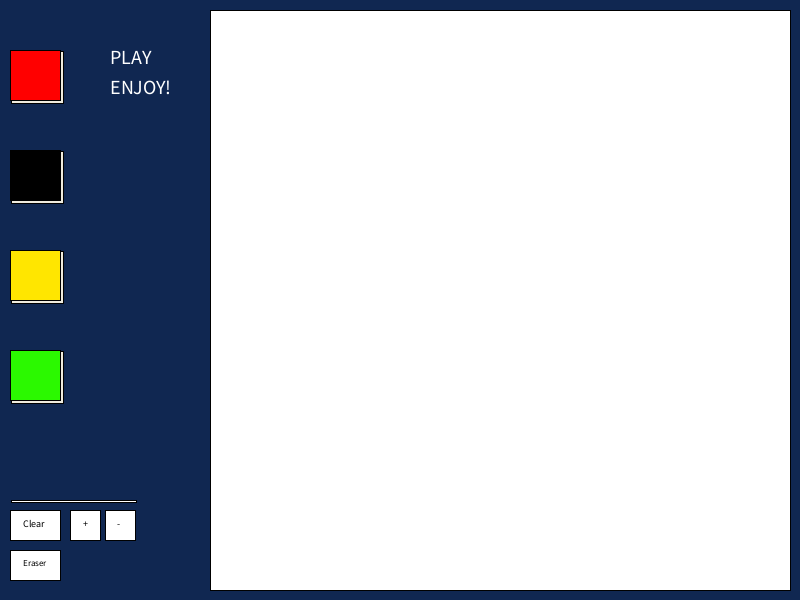
Frame 1 (no input)
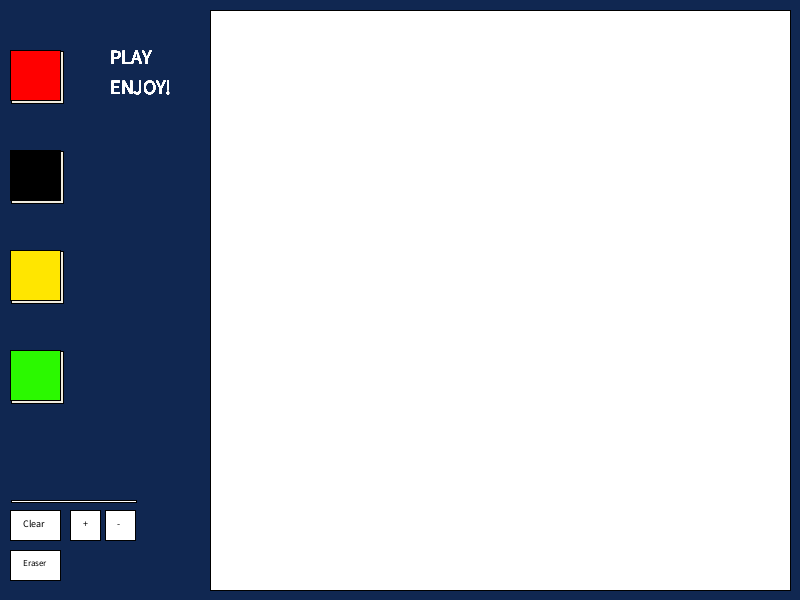
Frame 60 (the mouse pressed at the canvas centre just before this capture)
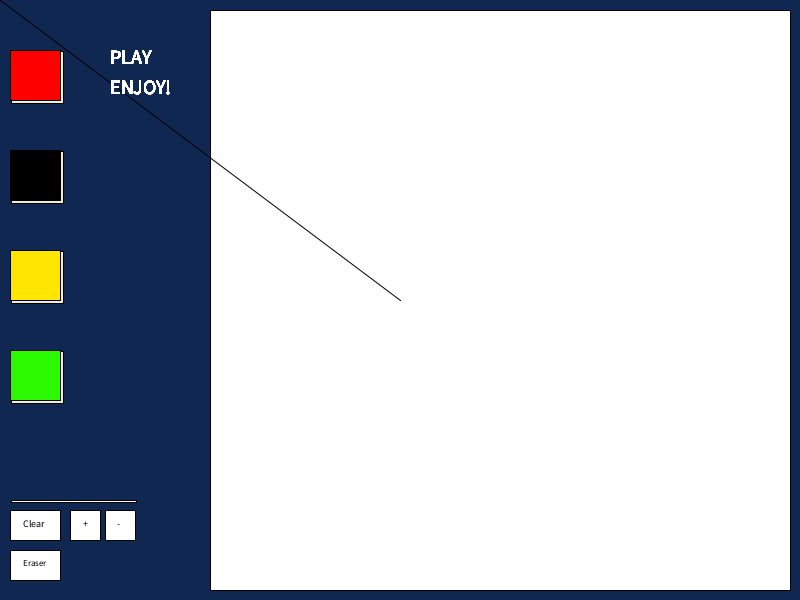
Frame 120 (the mouse held since frame 60 and released just before this capture)

The Processing sketch that drew these frames (run headless with seeded random() and noise(); from frame 60 on, the mouse is pressed at the canvas centre):

// Processing sketch: processing_162334
// ── processing_162334.pde

color paintColor = color(0, 0, 0);
int paintWidth = 1;

void setup() {
  size(800, 600);
  background(16,39,81);
  
  //drawing space

  fill(255);
  rect(210,10,580,580);
  stroke(0,0,0);

}
  
void draw() {
  
  strokeWeight(1);
  stroke(0);
  //red button
  fill(239,235,222);
  rect (11,51,52,52);
  fill(255,0,0);
  rect (10,50,50,50);
   
  //black button
  fill(239,235,222);
  rect (11,151,52,52);
  fill(0,0,0);
  rect(10,150,50,50);
  
  //yellow button
  fill(239,235,222);
  rect (11,251,52,52);
  fill(255,230,0);
  rect(10, 250, 50, 50);
  
  //green button
  fill(239, 235, 222);
  rect (11,351,52,52);
  fill(43,249,0);
  rect(10, 350, 50, 50);
  
  //WHite line
  fill(255);
  rect (11,500,125,2);
  
  
  
  //clear screen button
  fill(255);
  rect(10, 510, 50, 30);
  
  //fat line button
  rect(70, 510, 30, 30);
  
  //skinny line button
  rect(105, 510, 30, 30);
  
  //eraser
  rect(10, 550, 50, 30);

  fill(0);
  textSize(10);
  text("Clear", 23, 520, 25, 25);
  text("+", 83, 520, 25, 25);
  text("-", 117, 520, 25, 25);
  textSize(9);
  text("Eraser", 23, 560, 30, 30);
  
  fill(255);
  textSize(20);
  text("PLAY", 110, 50, 100, 100);
  text("ENJOY!", 110, 80, 100, 100);

   
    
  //this is my interactive section
  if(mousePressed == true) {
      
    if(mouseX < 60 && mouseX > 10 && mouseY < 100 && mouseY > 50) {
      paintColor = color(255, 0, 0);
    }
    if(mouseX < 60 && mouseX > 10 && mouseY <200 && mouseY >150){
      paintColor = color(0, 0, 0);
    }
    if(mouseX < 60 && mouseX >10 && mouseY <300 && mouseY >250){
      paintColor = color(255, 230, 0);
    }
    if(mouseX < 60 && mouseX >10 && mouseY <400 && mouseY >350){
      paintColor = color(43, 249, 0);
    }
    
    //clear Box
    if(mouseX < 60 && mouseX >10 && mouseY <540 && mouseY >510){
      fill(255);
      stroke(255);
      rect(210,10,580,580);

    }
    
    // Brush Size
    if(mouseX < 100 && mouseX >70 && mouseY <540 && mouseY >30 && paintWidth < 20){
      paintWidth++;
    }
    
    if(mouseX < 145 && mouseX >105 && mouseY <540 && mouseY >30 && paintWidth > 1){
      paintWidth--;
    }
    
    //Erase
     if(mouseX < 60 && mouseX >10 && mouseY <580 && mouseY >550){
      paintColor = color(255);
      paintWidth++;
    }
        
    strokeWeight(paintWidth);
    stroke(paintColor);
    if(mouseX < 820 && mouseX >210 && mouseY <590 && mouseY >10) line(pmouseX, pmouseY, mouseX, mouseY);
  
  }
   
} 
